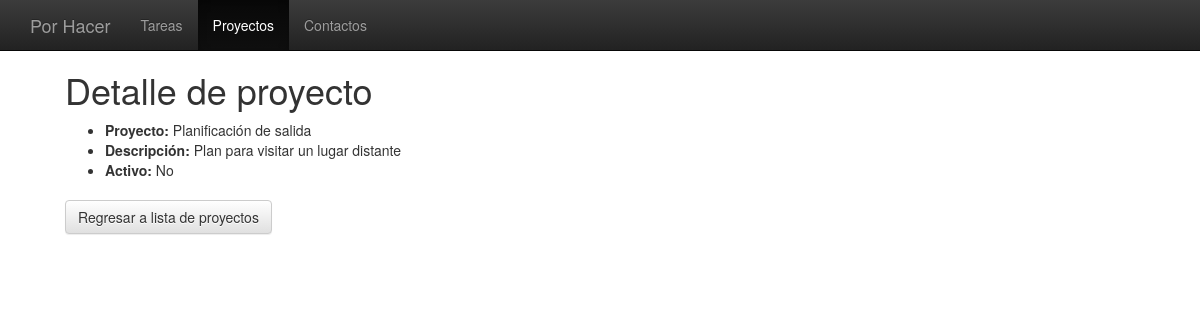
The app's page /proyecto/2/ with its own data.
### porhacer/models.py (models this page shows, shortened)
class Proyecto(models.Model):
    nombre = models.CharField(max_length=200)
    descripcion = models.TextField(max_length=1500)
    activo = models.BooleanField(default=True)

### porhacer/views.py (the view)
# urls.py: url(r'^proyecto/(?P<proyecto_id>[0-9]+)/$', views.detalleProyecto, name='detalleproy'),
def detalleProyecto(request,proyecto_id):
    proyecto = Proyecto.objects.get(pk=proyecto_id)
    if proyecto:
        return render (request, 'proyectos/detalleproyecto.html', {
                'proyecto': proyecto,
            })
    else:
        return redirect('listaproy', mensaje = 'El proyecto solicitado no existe')

### porhacer/templates/proyectos/detalleproyecto.html (shortened to what this page needs)
<!DOCTYPE html>
<html lang="en">
  <head>
	<link rel="stylesheet" href="https://maxcdn.bootstrapcdn.com/bootstrap/3.3.6/css/bootstrap.min.css">
	<link rel="stylesheet" href="https://maxcdn.bootstrapcdn.com/bootstrap/3.3.6/css/bootstrap-theme.min.css">
  </head>
  <body style="padding:50px;">
    <nav class="navbar navbar-inverse navbar-fixed-top">
      <div class="container">
        <div class="navbar-header">
          <a class="navbar-brand" href="{% url 'index' %}">Por Hacer</a>
        </div>
        <div id="navbar" class="collapse navbar-collapse">
          <ul class="nav navbar-nav">
            <li><a href="#">Tareas</a></li>
            <li class="active"><a href="#">Proyectos</a></li>
            <li><a href="{% url 'contactos' %}" >Contactos</a></li>
          </ul>
        </div>
      </div>
    </nav>
    <div class="container">
    <h1>Detalle de proyecto</h1>
    {% if proyecto %}
      <ul class="table">
        <li><strong>Proyecto:</strong> {{ proyecto.nombre }}</li>
        <li><strong>Descripción:</strong> {{ proyecto.descripcion }}</li>
        <li><strong>Activo: </strong>
        {% if proyecto.activo %}
          Sí
        {% else %}
          No
        {% endif %}
        </li>
      </ul>
    {% endif %}
    <a href="{% url 'listaproy' %}" ><div class="btn btn-default" id="machacable" >Regresar a lista de proyectos</div> </a>
    </div>
  </body>
</html>

### records on screen
Proyecto: nombre "Planificación de salida", descripcion "Plan para visitar un lugar distante"
